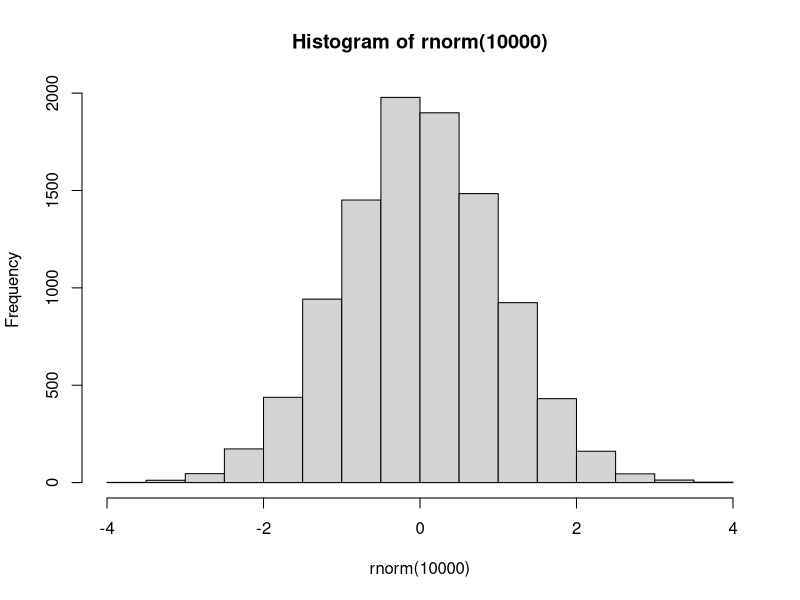
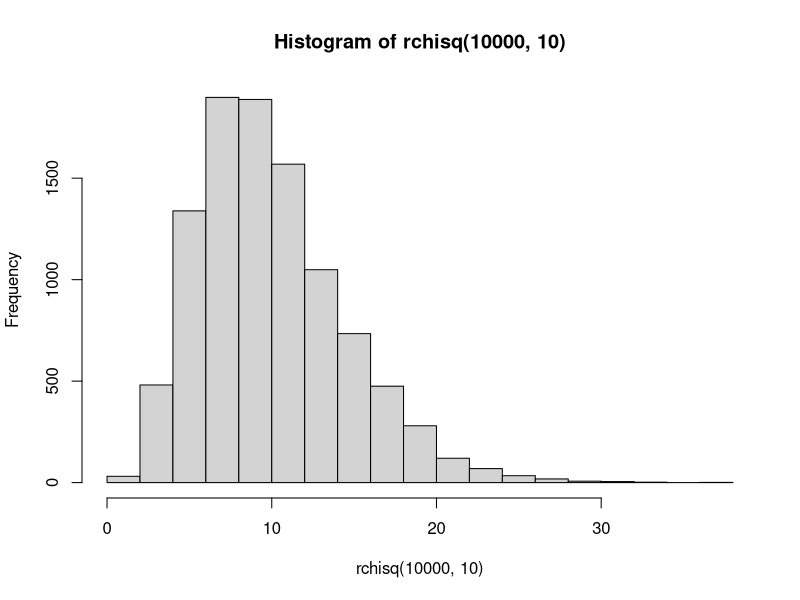
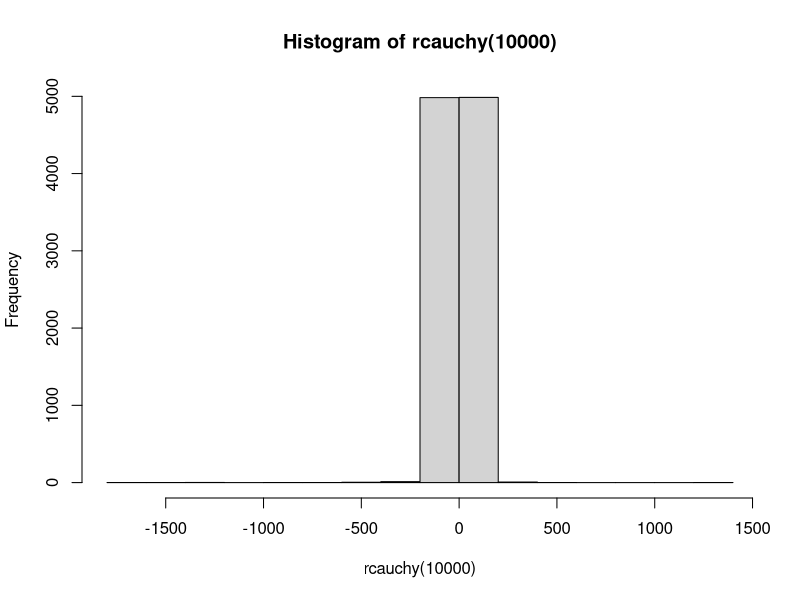
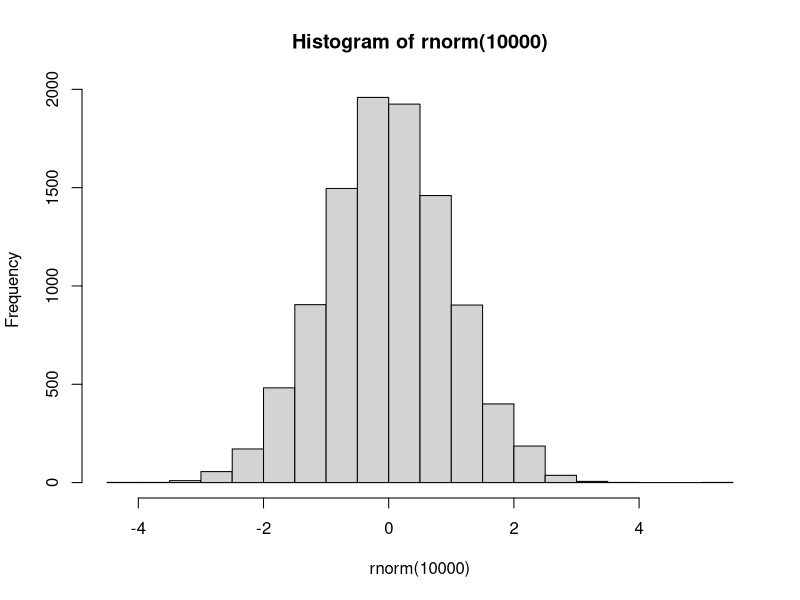
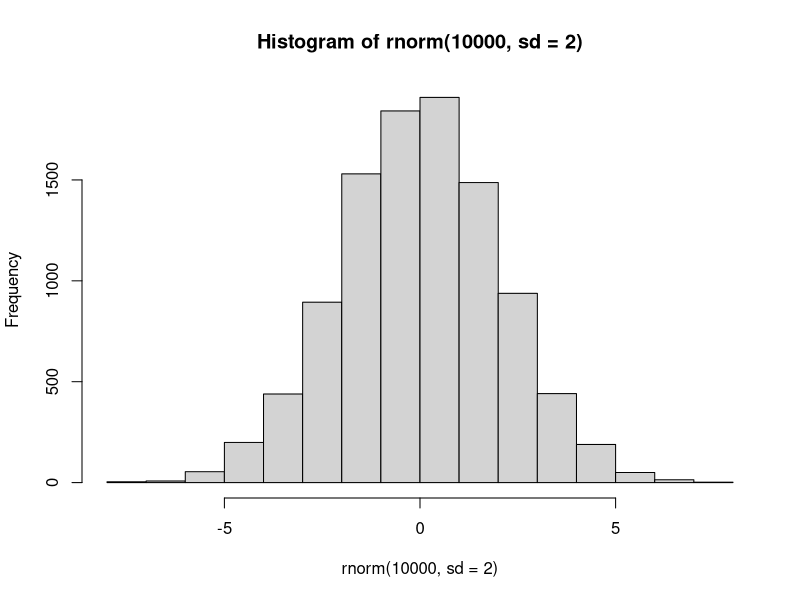
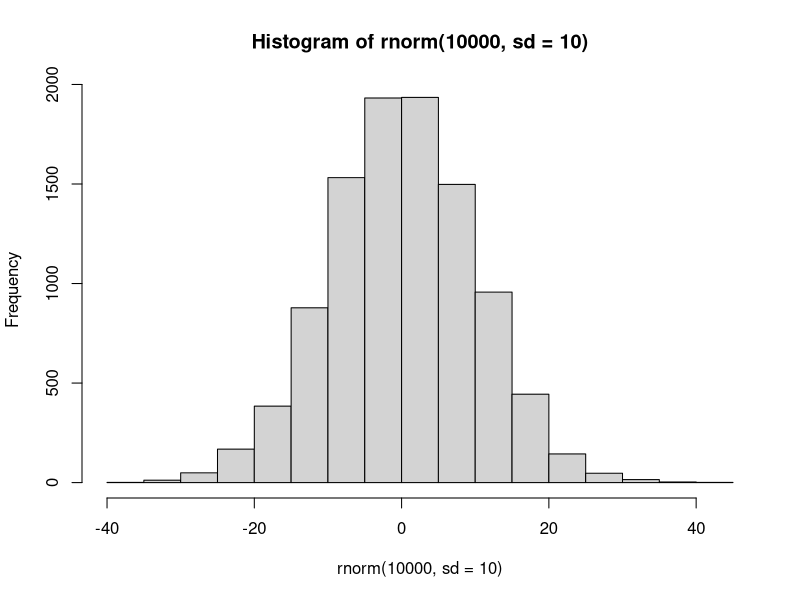
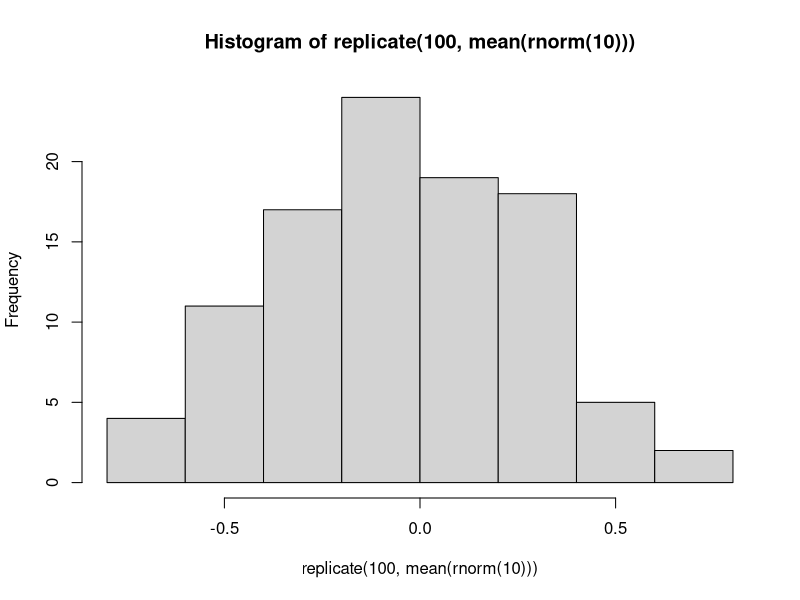
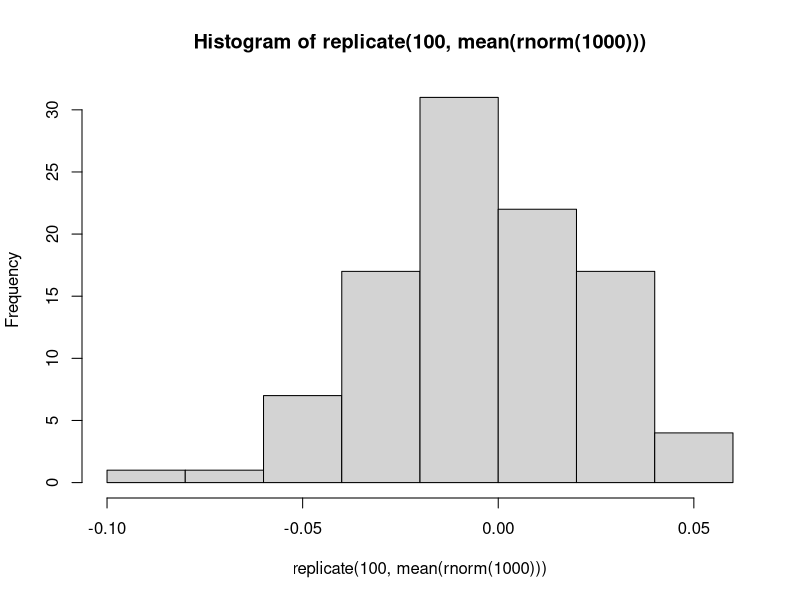

The R source for these figures, in order:
## ---- chunk 1
knitr::opts_chunk$set(echo = TRUE, message = FALSE)
set.seed(123)
## ---- chunk 2
X = c(0, 7, 8, 9, 100)
mean(X)
## ---- chunk 3
Y = c(0, 7, 8, NA, 0/0)
Y
mean(Y)
mean(Y, na.rm = TRUE)
## ---- chunk 4
mean(X, trim = 0.2)
mean(Y, trim = 0.2)
mean(Y, trim = 0.2, na.rm = TRUE)
## ---- chunk 5
median(X)
median(Y)
median(Y, na.rm = TRUE)
## ---- chunk 6
hist(rnorm(10000)) # 標準正規分布のヒストグラム
hist(rchisq(10000, 10)) # 自由度10のカイ二乗分布の(以下略)
hist(rcauchy(10000)) # コーシー分布の(以下略)
## ---- chunk 7
mean(rnorm(5)) 
## ---- chunk 8
mean(rnorm(10000))
## ---- chunk 9
mean(replicate(10000, mean(rnorm(5))))
## ---- chunk 10
X = c(1,2,3,4,5)
Y = c(5,3,1,8,9)
## ---- chunk 11
2 * X
3 * Y
mean(2 * X + 3 * Y) # この計算と…
2 * mean(X) + 3 * mean(Y) # この計算が、同じ値になる性質を、線形性という
## ---- chunk 12
hist(rnorm(10000)) # 標準正規分布のヒストグラム。つまり、標準偏差は1、分散も1
hist(rnorm(10000, sd = 2)) # 平均0、標準偏差は2(分散なら4)の正規分布
hist(rnorm(10000, sd = 10)) # 平均0、標準偏差は10(分散なら100)の正規分布
## ---- chunk 13
x = 1:5 # 母集団
x
var(x) # 母分散
var(c(2,3,4,5)) # 標本分散1
var(c(1,3,4,5)) # 標本分散2
var(c(1,2,4,5)) # 標本分散3
var(c(1,2,3,5)) # 標本分散4
var(c(1,2,3,4)) # 標本分散5
#　標本分散の平均 = 母分散
mean(c(var(c(2,3,4,5)), var(c(1,3,4,5)), var(c(1,2,4,5)), var(c(1,2,3,5)), var(c(1,2,3,4))))
## ---- chunk 14
varp <- function(x){var(x) * (length(x) - 1) / length(x)} 
## ---- chunk 15
varp(x) # 母分散
varp(c(2,3,4,5)) # 標本分散1
varp(c(1,3,4,5)) # 標本分散2
varp(c(1,2,4,5)) # 標本分散3
varp(c(1,2,3,5)) # 標本分散4
varp(c(1,2,3,4)) # 標本分散5
#　標本分散の平均 ≠ 母分散
mean(c(varp(c(2,3,4,5)), varp(c(1,3,4,5)), varp(c(1,2,4,5)), varp(c(1,2,3,5)), varp(c(1,2,3,4))))
## ---- chunk 16
x = 1:10
var(x)
sqrt(var(x)) # 不偏分散の平方根
sd(x) # 標本の標準偏差
## ---- chunk 17
mean(rnorm(5)) # 標準正規分布からサンプルサイズ5の標本平均を求める
replicate(20, mean(rnorm(5))) # 標準正規分布からサンプルサイズ5の標本平均を、20回求める
mean(replicate(20, mean(rnorm(5)))) # 20個の標本平均の平均を求める
sd(replicate(20, mean(rnorm(5)))) # 20個の標本平均の標準偏差(＝標準誤差)を求める
## ---- chunk 18
sd(replicate(20, mean(rnorm(10)))) # サンプルサイズ10で標本数20、標本平均20個の標準偏差
sd(replicate(20, mean(rnorm(1000)))) # サンプルサイズ1000(10の100倍)で標本数20、標本平均20個の標準偏差
sd(replicate(20, mean(rnorm(100000)))) # サンプルサイズ100000(10の10000倍)で標本数20、標本平均20個の標準偏差
## ---- chunk 19
hist(replicate(100, mean(rnorm(10)))) # サンプルサイズ10で標本数100、標本平均100個分のヒストグラム
hist(replicate(100, mean(rnorm(1000))))  # サンプルサイズ1000で標本数100、標本平均100個分のヒストグラム
hist(replicate(100, mean(rnorm(100000))))  # サンプルサイズ100000で標本数100、標本平均100個分のヒストグラム
## ---- chunk 20
summary(replicate(50, mean(rnorm(10))))
summary(replicate(50, mean(rnorm(1000))))
summary(replicate(50, mean(rnorm(100000))))
## ---- chunk 21
hist(runif(10000)) # 10000個の一様乱数のヒストグラム
hist(runif(10000), freq = FALSE) # ヒストグラムにオプションをつけてみました。なにが変わったかわかりますか？
## ---- chunk 22
mean(runif(10000))
var(runif(10000))
## ---- chunk 23
hist(runif(10000) + runif(10000))
## ---- chunk 24
hist(runif(10000) + runif(10000) + runif(10000))
## ---- chunk 25
hist(runif(10000) * 3)
## ---- chunk 26
1 / var(runif(10000))
## ---- chunk 27
hist(runif(10000) + runif(10000) + runif(10000) + runif(10000) + runif(10000) + runif(10000) + runif(10000) + runif(10000) + runif(10000) + runif(10000) + runif(10000) + runif(10000))
## ---- chunk 28
hist(runif(10000) + runif(10000) + runif(10000) + runif(10000) + runif(10000) + runif(10000) + runif(10000) + runif(10000) + runif(10000) + runif(10000) + runif(10000) + runif(10000) - 6)
## ---- chunk 29
hist(rnorm(10000))
## ---- chunk 30
hist(runif(5) + runif(5) + runif(5) + runif(5) + runif(5) + runif(5) + runif(5) + runif(5) + runif(5) + runif(5) + runif(5) + runif(5) - 6)
## ---- chunk 31
hist(runif(50) + runif(50) + runif(50) + runif(50) + runif(50) + runif(50) + runif(50) + runif(50) + runif(50) + runif(50) + runif(50) + runif(50) - 6)
